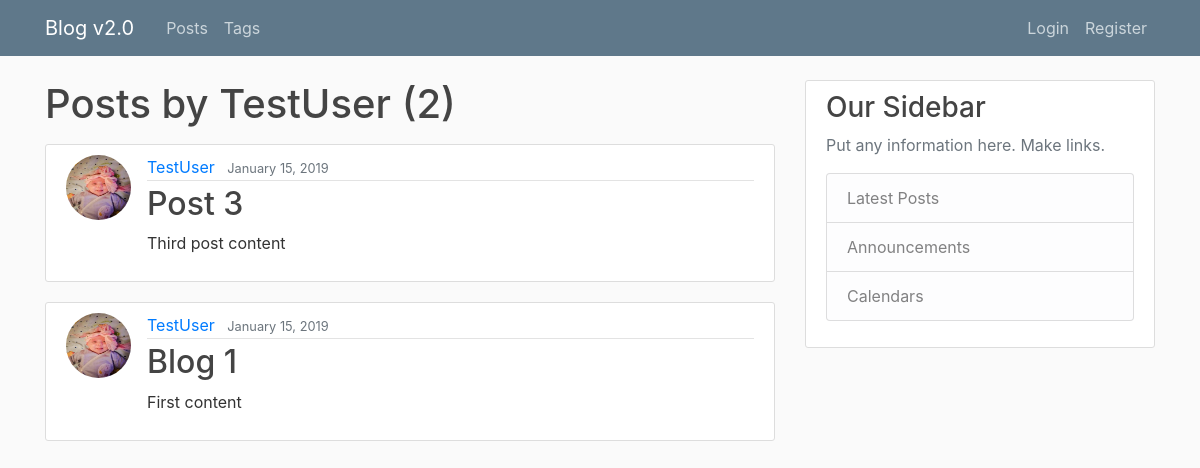
The page /user/TestUser on the database as committed earlier.
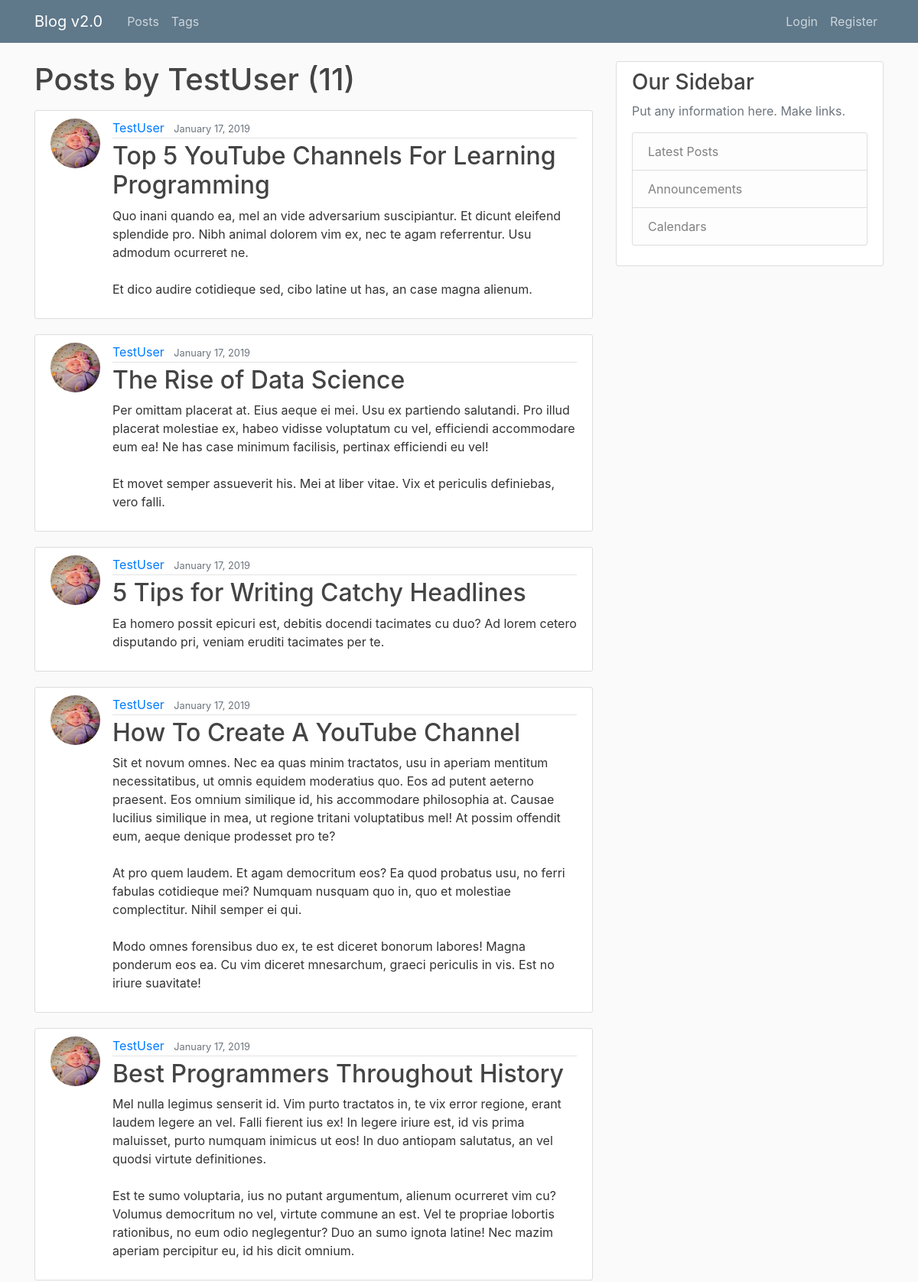
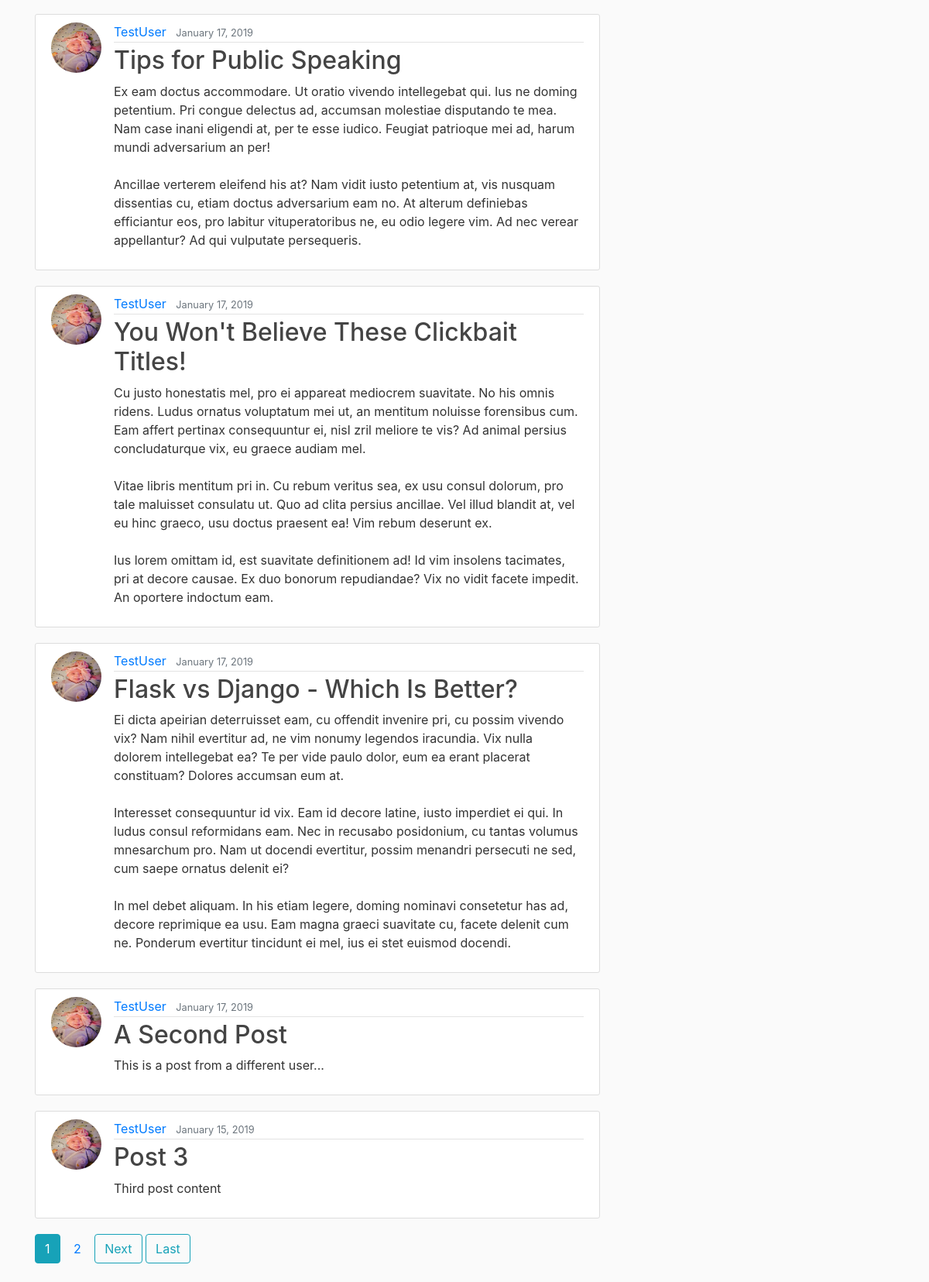
The same page on the database as committed later (2 pictures, top to bottom).
### blog/models.py (models this page shows, shortened)
class Post(models.Model):
	title = models.CharField(max_length = 150, unique = True)
	slug = models.SlugField(max_length = 150, unique = True, blank = True)
	content = models.TextField()
	date_posted = models.DateTimeField(default = timezone.now)
	author = models.ForeignKey(User, on_delete = models.CASCADE)
	tags = models.ManyToManyField('Tag', blank = True, related_name = 'posts')
	class Meta:
		ordering = ('-date_posted',)

### users/models.py (models this page shows, shortened)
class Profile(models.Model):
	user = models.OneToOneField(User, on_delete = models.CASCADE)
	image = models.ImageField(default = 'default.jpg', upload_to = save_image_path)

### blog/views.py (the view)
# urls.py: path('user/<str:username>', UserPostListView.as_view(), name = 'user-posts'),
class UserPostListView(ListView):
	model = Post
	template_name = 'blog/user_posts.html'
	context_object_name = 'posts'
	paginate_by = 10
	def get_queryset(self):
		user = get_object_or_404(User, username=self.kwargs.get('username'))
		return Post.objects.filter(author = user)

### blog/templates/blog/user_posts.html (shortened to what this page needs)
{% extends 'blog/base.html' %}
{% block content %}
	<h1 class = 'mb-3'>Posts by {{ view.kwargs.username }} ({{ page_obj.paginator.count }})</h1>
	{% for post in posts %}
	<article class="media content-section">
	  <img src="{{ post.author.profile.image.url }}" class = 'rounded-circle article-img'>
	  <div class="media-body">
	    <div class="article-metadata">
	      <a class="mr-2" href="{% url 'user-posts' post.author.username %}">{{ post.author }}</a>
	      <small class="text-muted">{{ post.date_posted|date:'F d, Y' }}</small>
	    </div>
	    <h2><a class="article-title" href="{% url 'post-detail' post.id %}">{{ post.title }}</a></h2>
	    <p class="article-content">{{ post.content }}</p>
	  </div>
	</article>
	{% endfor %}
	{% if is_paginated %}
		{% for num in page_obj.paginator.page_range %}
			{% if page_obj.number == num %}
				<a href="?page={{ num }}" class = 'btn btn-info mb-4'>{{ num }}</a>
			{% elif num > page_obj.number|add:'-3' and num < page_obj.number|add:'3' %}
				<a href="?page={{ num }}" class = 'btn btn-ouline-info mb-4'>{{ num }}</a>
			{% endif %}
		{% endfor %}
		{% if page_obj.has_next %}
			<a href="?page={{ page_obj.next_page_number }}" class = 'btn btn-outline-info mb-4'>Next</a>
			<a href="?page={{ page_obj.paginator.num_pages }}" class = 'btn btn-outline-info mb-4'>Last</a>
		{% endif %}
	{% endif %}
{% endblock %}

### blog/templates/blog/base.html (shortened to what this page needs)
{% extends 'main.html' %}

### templates/main.html (shortened to what this page needs)
{% load static %}
<!DOCTYPE html>
<html>
<head>
	<link rel="stylesheet" href="https://stackpath.bootstrapcdn.com/bootstrap/4.1.3/css/bootstrap.min.css">
	<link rel="stylesheet" type="text/css" href="{% static 'css/blog/main.css' %}">
</head>
<body>
	<header class="site-header">
	  <nav class="navbar navbar-expand-md navbar-dark bg-steel fixed-top">
	    <div class="container">
	      <a class="navbar-brand mr-4" href="/">Blog v2.0</a>
	      <div class="collapse navbar-collapse" id="navbarToggle">
	        <div class="navbar-nav mr-auto">
	          <a class="nav-item nav-link" href="{% url 'blog-home' %}">Posts</a>
	          <a class="nav-item nav-link" href="{% url 'tags' %}">Tags</a>
	        </div>
	        <div class="navbar-nav">
	        	{% if user.is_authenticated %}
	        	    <div class="dropdown">
					  <button class="btn btn-secondary dropdown-toggle bg-steel" type="button" id="dropdownMenuButton" data-toggle="dropdown" aria-haspopup="true" aria-expanded="false">
					    Create (Tag/Post)
					  </button>
					  <div class="dropdown-menu" aria-labelledby="dropdownMenuButton">
					    <a class="dropdown-item" href="{% url 'tag-create' %}">Create Tag</a>
					    <a class="dropdown-item" href="{% url 'post-create' %}">Create Post</a>
					  </div>
					</div>
	        	  <a class="nav-item nav-link" href="{% url 'profile' %}">Profile ({{ user.username }}) </a>
	        	  <a class="nav-item nav-link" href="{% url 'logout' %}">Logout</a>
	        	{% else %}
		          <a class="nav-item nav-link" href="{% url 'login' %}">Login</a>
		          <a class="nav-item nav-link" href="{% url 'register' %}">Register</a>
	            {% endif %}
	        </div>
	      </div>
	    </div>
	  </nav>
	</header>
	<main role="main" class="container">
	  <div class="row">
	    <div class="col-md-8">
	      {% block content %}
	      {% endblock %}
	    </div>
	    <div class="col-md-4">
	      <div class="content-section">
	        <h3>Our Sidebar</h3>
	        <p class='text-muted'>Put any information here. Make links.
	          <ul class="list-group">
	            <li class="list-group-item list-group-item-light">Latest Posts</li>
	            <li class="list-group-item list-group-item-light">Announcements</li>
	            <li class="list-group-item list-group-item-light">Calendars</li>
	          </ul>
	        </p>
	      </div>
	    </div>
	  </div>
	</main>
</body>
</html>

### static/css/blog/main.css (style rules this page uses)
body { background: #fafafa; color: #333333; margin-top: 5rem; }
h1, h2, h3, h4, h5, h6 { color: #444444; }
ul { margin: 0; }
.bg-steel { background-color: #5f788a; }
.site-header .navbar-nav .nav-link { color: #cbd5db; }
.content-section { background: #ffffff; padding: 10px 20px; border: 1px solid #dddddd; border-radius: 3px; margin-bottom: 20px; }
.article-title { color: #444444; }
.article-content { white-space: pre-line; }
.article-img { height: 65px; width: 65px; margin-right: 16px; }
.article-metadata { padding-bottom: 1px; margin-bottom: 4px; border-bottom: 1px solid #e3e3e3 }

Rows that differ between the two databases and show on the page:
no longer on this page (row unchanged): Post: author.profile.image (picture), author "TestUser", date_posted "January 15, 2019", title "Blog 1", content "First content"
added Post: author.profile.image (picture), author "TestUser", date_posted "January 17, 2019", title "Top 5 YouTube Channels For Learning Programming", content "Quo inani quando ea, mel an vide adversarium suscipiantur. Et dicunt eleifend splendide pro. Nibh animal dolorem vim ex, nec te agam referrentur. Usu admodum ocurreret ne. Et dico audire cotidieque sed, cibo latine ut has, an case magna alienum."
added Post: author.profile.image (picture), author "TestUser", date_posted "January 17, 2019", title "The Rise of Data Science", content "Per omittam placerat at. Eius aeque ei mei. Usu ex partiendo salutandi. Pro illud placerat molestiae ex, habeo vidisse voluptatum cu vel, efficiendi accommodare eum ea! Ne has case minimum facilisis, pertinax efficiendi eu vel! Et movet semper assueverit his. Mei at liber vitae. Vix et periculis definiebas, vero falli."
added Post: author.profile.image (picture), author "TestUser", date_posted "January 17, 2019", title "5 Tips for Writing Catchy Headlines", content "Ea homero possit epicuri est, debitis docendi tacimates cu duo? Ad lorem cetero disputando pri, veniam eruditi tacimates per te."
added Post: author.profile.image (picture), author "TestUser", date_posted "January 17, 2019", title "How To Create A YouTube Channel", content "Sit et novum omnes. Nec ea quas minim tractatos, usu in aperiam mentitum necessitatibus, ut omnis equidem moderatius quo. Eos ad putent aeterno praesent. Eos omnium similique id, his accommodare philosophia at. Causae lucilius similique in mea, ut regione tritani voluptatibus mel! At possim offendit eum, aeque denique prodesset pro te? At pro quem laudem. Et agam democritum eos? Ea quod probatus usu, no ferri fabulas cotidieque mei? Numquam nusquam quo in, quo et molestiae complectitur. Nihil semper ei qui. Modo omnes forensibus duo ex, te est diceret bonorum labores! Magna ponderum eos ea. Cu vim diceret mnesarchum, graeci periculis in vis. Est no iriure suavitate!"
added Post: author.profile.image (picture), author "TestUser", date_posted "January 17, 2019", title "Best Programmers Throughout History", content "Mel nulla legimus senserit id. Vim purto tractatos in, te vix error regione, erant laudem legere an vel. Falli fierent ius ex! In legere iriure est, id vis prima maluisset, purto numquam inimicus ut eos! In duo antiopam salutatus, an vel quodsi virtute definitiones. Est te sumo voluptaria, ius no putant argumentum, alienum ocurreret vim cu? Volumus democritum no vel, virtute commune an est. Vel te propriae lobortis rationibus, no eum odio neglegentur? Duo an sumo ignota latine! Nec mazim aperiam percipitur eu, id his dicit omnium."
added Post: author.profile.image (picture), author "TestUser", date_posted "January 17, 2019", title "Tips for Public Speaking", content "Ex eam doctus accommodare. Ut oratio vivendo intellegebat qui. Ius ne doming petentium. Pri congue delectus ad, accumsan molestiae disputando te mea. Nam case inani eligendi at, per te esse iudico. Feugiat patrioque mei ad, harum mundi adversarium an per! Ancillae verterem eleifend his at? Nam vidit iusto petentium at, vis nusquam dissentias cu, etiam doctus adversarium eam no. At alterum definiebas efficiantur eos, pro labitur vituperatoribus ne, eu odio legere vim. Ad nec verear appellantur? Ad qui vulputate persequeris."
added Post: author.profile.image (picture), author "TestUser", date_posted "January 17, 2019", title "You Won't Believe These Clickbait Titles!", content "Cu justo honestatis mel, pro ei appareat mediocrem suavitate. No his omnis ridens. Ludus ornatus voluptatum mei ut, an mentitum noluisse forensibus cum. Eam affert pertinax consequuntur ei, nisl zril meliore te vis? Ad animal persius concludaturque vix, eu graece audiam mel. Vitae libris mentitum pri in. Cu rebum veritus sea, ex usu consul dolorum, pro tale maluisset consulatu ut. Quo ad clita persius ancillae. Vel illud blandit at, vel eu hinc graeco, usu doctus praesent ea! Vim rebum deserunt ex. Ius lorem omittam id, est suavitate definitionem ad! Id vim insolens tacimates, pri at decore causae. Ex duo bonorum repudiandae? Vix no vidit facete impedit. An oportere indoctum eam."
added Post: author.profile.image (picture), author "TestUser", date_posted "January 17, 2019", title "Flask vs Django - Which Is Better?", content "Ei dicta apeirian deterruisset eam, cu offendit invenire pri, cu possim vivendo vix? Nam nihil evertitur ad, ne vim nonumy legendos iracundia. Vix nulla dolorem intellegebat ea? Te per vide paulo dolor, eum ea erant placerat constituam? Dolores accumsan eum at. Interesset consequuntur id vix. Eam id decore latine, iusto imperdiet ei qui. In ludus consul reformidans eam. Nec in recusabo posidonium, cu tantas volumus mnesarchum pro. Nam ut docendi evertitur, possim menandri persecuti ne sed, cum saepe ornatus delenit ei? In mel debet aliquam. In his etiam legere, doming nominavi consetetur has ad, decore reprimique ea usu. Eam magna graeci suavitate cu, facete delenit cum ne. Ponderum…"
added Post: author.profile.image (picture), author "TestUser", date_posted "January 17, 2019", title "A Second Post", content "This is a post from a different user..."
Other text that changed with them:
{{ page_obj.paginator.count }}: "2" → "11"
new list line: "1"
new list line: "2"
text now shown: "Next Last"
